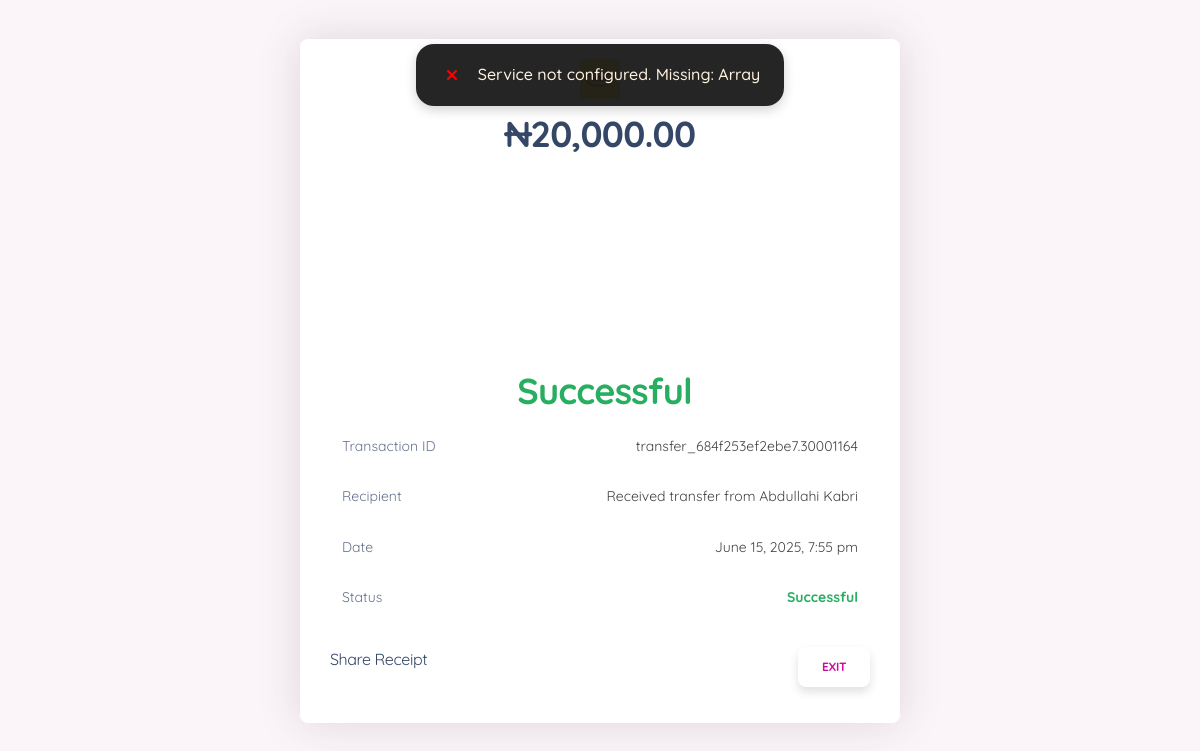
The page /public/pages/transaction-successful.php (signed in) on the database as committed earlier.
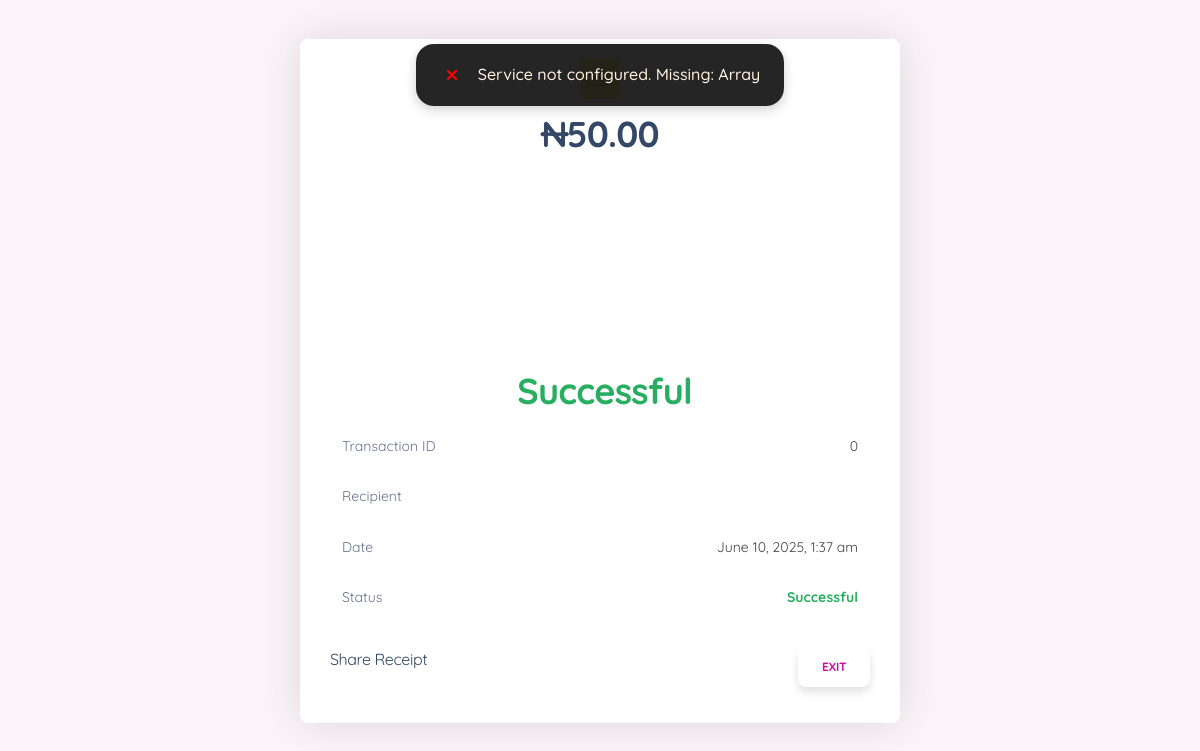
The same page on the database as committed later.
### tables this page shows
CREATE TABLE `transactions` (
  `id` int(11) NOT NULL,
  `user_id` int(11) NOT NULL,
  `service_id` int(11) NOT NULL,
  `provider_id` int(11) DEFAULT NULL,
  `plan_id` int(11) DEFAULT NULL,
  `type` varchar(50) NOT NULL,
  `icon` varchar(50) NOT NULL DEFAULT 'ni ni-default',
  `color` varchar(50) NOT NULL DEFAULT 'text-dark',
  `direction` enum('credit','debit') NOT NULL DEFAULT 'debit',
  `description` varchar(100) NOT NULL,
  `amount` decimal(10,2) NOT NULL,
  `email` varchar(255) DEFAULT NULL,
  `reference` varchar(100) NOT NULL,
  `status` enum('success','fail') NOT NULL DEFAULT 'fail',
  `created_at` timestamp NOT NULL DEFAULT current_timestamp()
);

### public/pages/transaction-successful.php (the view, shortened to what this page needs)
<?php
require __DIR__ . '/../../config/config.php';
require __DIR__ . '/../../functions/Model.php';
require __DIR__ . '/../partials/header.php';
$user_id = $_SESSION['user_id'] ?? null;
$reference = $_GET['ref'] ?? null;
if ($reference) {
    $stmt = $pdo->prepare("SELECT * FROM transactions WHERE user_id = ? AND reference = ? AND status = 'success' ORDER BY created_at DESC LIMIT 1");
    $stmt->execute([$user_id, $reference]);
} else {
    $stmt = $pdo->prepare("SELECT * FROM transactions WHERE user_id = ? AND status = 'success' ORDER BY created_at DESC LIMIT 1");
    $stmt->execute([$user_id]);
}
$txn = $stmt->fetch();
$date = date("F j, Y, g:i a", strtotime($txn['created_at']));
$amount = "₦" . number_format($txn['amount'], 2);
$recipient = $txn['description'];
?>
<body>
    <main class="container-fluid py-4">
        <div class="form-container">
            <div class="row justify-content-center">
                <div class="">
                    <div class="avatar-sm m-auto d-flex justify-content-center">
                    </div>
                    <div class="">
                        <h1 class="text-center my-3"><?= $amount ?></h1>
                    </div>
                    <div class="">
                        <div class="lottie-center">
                            <lottie-player
                                src="../assets/gif/Lottie-Animation.json"
                                background="transparent"
                                speed="1"
                                style="width: 180px; height: 180px;"
                                autoplay></lottie-player>
                        </div>
                        <h1 class="text-center status-success mb-2"><i class="ni ni-checkmark text-success"></i> Successful</h1>
                        <div class="row px-4">
                            <div class="col-12 info-row">
                                <div class="label">Transaction ID</div>
                                <div class="value"><?= htmlspecialchars($txn['reference']) ?></div>
                            </div>
                            <div class="col-12 info-row">
                                <div class="label">Recipient</div>
                                <div class="value"><?= htmlspecialchars($recipient) ?></div>
                            </div>
                            <div class="col-12 info-row">
                                <div class="label">Date</div>
                                <div class="value"><?= htmlspecialchars($date) ?></div>
                            </div>
                            <div class="col-12 info-row">
                                <div class="label">Status</div>
                                <div class="value status-success">Successful</div>
                            </div>
                        </div>
                        <div class="d-flex justify-content-between mt-4">
                            <a href="share-receipt.php?ref=<?= urlencode($txn['reference']) ?>" class="text-center">Share Receipt</a>
                            <a href="dashboard.php" class="btn-link btn shadow">Exit</a>
                        </div>
                    </div>
                </div>
            </div>
        </div>
    </main>
</body>
</html>

Rows that differ between the two databases and show on the page:
removed transactions: amount "₦20,000.00", reference "transfer_684f253ef2ebe7.30001164", description "Received transfer from Abdullahi Kabri", created_at "June 15, 2025, 7:55 pm"
added transactions: amount "₦50.00", reference "0", created_at "June 10, 2025, 1:37 am"
